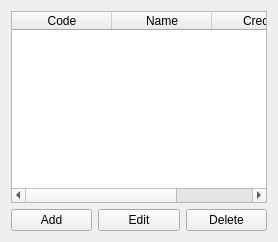
<?xml version="1.0" encoding="UTF-8"?>
<ui version="4.0">
    <class>SubjectPage</class>
    <widget class="QWidget" name="SubjectPage">
        <layout class="QVBoxLayout" name="verticalLayout">
            <item>
                <widget class="QTableWidget" name="tableSubjects">
                    <column>
                        <property name="text">
                            <string>Code</string>
                        </property>
                    </column>
                    <column>
                        <property name="text">
                            <string>Name</string>
                        </property>
                    </column>
                    <column>
                        <property name="text">
                            <string>Credits</string>
                        </property>
                    </column>
                </widget>
            </item>
            <item>
                <layout class="QHBoxLayout" name="horizontalLayout">
                    <item>
                        <widget class="QPushButton" name="buttonAdd">
                            <property name="text">
                                <string>Add</string>
                            </property>
                        </widget>
                    </item>
                    <item>
                        <widget class="QPushButton" name="buttonEdit">
                            <property name="text">
                                <string>Edit</string>
                            </property>
                        </widget>
                    </item>
                    <item>
                        <widget class="QPushButton" name="buttonDelete">
                            <property name="text">
                                <string>Delete</string>
                            </property>
                        </widget>
                    </item>
                </layout>
            </item>
        </layout>
    </widget>
    <resources />
    <connections />
</ui>
